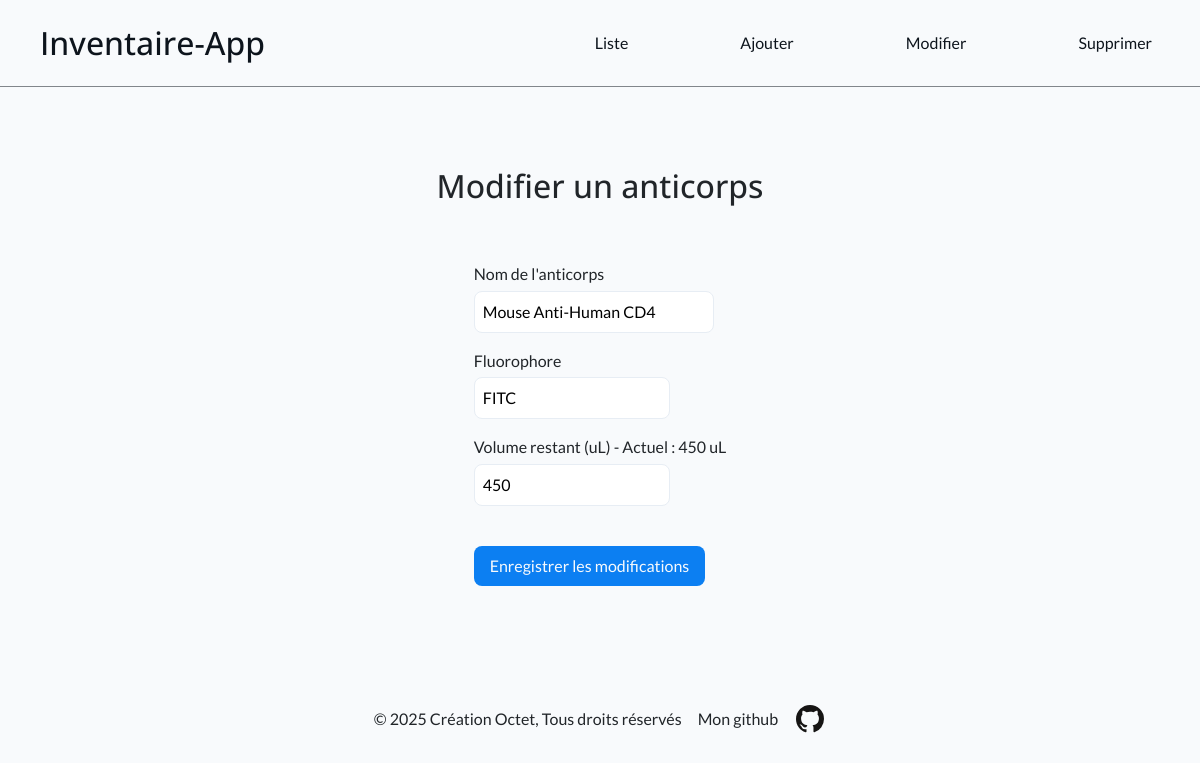
Screenshot of /api/modifier.php?id=4 with the database file from the repository.
### tables this page shows
CREATE TABLE antibody (
    id INTEGER PRIMARY KEY AUTOINCREMENT,
    NomAnticorps VARCHAR (100),
    Fluorophore VARCHAR (10),
    NuméroCatalogue VARCHAR (25),
    Fournisseur VARCHAR (25),
    VolumeInitial INT,
    VolumeRestant INT
);

### api/modifier.php (the view, shortened to what this page needs)
<?php
global $db;
$item_data = null;
$id_a_modifier = filter_input(INPUT_GET, 'id', FILTER_VALIDATE_INT);
if ($id_a_modifier) {
    $select_query = "SELECT id, NomAnticorps, Fluorophore, VolumeRestant FROM antibody WHERE id = :id";
    $select_stmt = $db->prepare($select_query);
    $select_stmt->execute([
            ':id' => $id_a_modifier
    ]);
    $item_data = $select_stmt->fetch(PDO::FETCH_ASSOC);
} else {
    $item_data = false;
}
    require_once "../partials/_header.php";
?>
<main class="api">
    <div id="modify-title-container">
        <h2>Modifier un anticorps</h2>
    </div>
    <div class="form-container">
        <form action="#" method="post">
            <div>
                <?php
                if ($item_data) {
                    echo "<div class='input-container'>";
                    echo "<label for='ab-name'>Nom de l'anticorps</label>";
                    echo "<br>";
                    echo '<input class="text-input" type="text" name="ab-name" id="ab-name" required value="' . htmlspecialchars($item_data['NomAnticorps']) . '"/>';
                    echo "</div>";
                    echo "<div class='input-container'>";
                    echo "<label for='fluo'>Fluorophore</label>";
                    echo "<br>";
                    echo '<input class="text-input" type="text" name="fluo" id="fluo" required value="' . htmlspecialchars($item_data['Fluorophore']) . '"/>';
                    echo "</div>";
                    echo "<div class='input-container'>";
                    echo '<label for="volume-used">Volume restant (uL) - Actuel : ' . htmlspecialchars($item_data['VolumeRestant']) . ' uL</label>';
                    echo '<br>';
                    echo '<input class="text-input" type="text" name="volume-used" id="volume-used" required value="' . htmlspecialchars($item_data['VolumeRestant']) . '"/>';
                    echo "</div>";
                } else {
                    echo "Impossible d'afficher le formulaire de modification. Veuillez sélectionner un anticorps depuis la liste.";
                }
                ?>
            </div>
            <?php if ($item_data): ?>
                <div class='input-container'>
                    <br>
                    <input type="submit" name="submit" id="modify-btn" value="Enregistrer les modifications"/>
                </div>
            <?php endif; ?>
        </form>
    </div>
</main>
<?php
    require_once "../partials/_footer.php";
?>

### assets/style/style.css (style rules this page uses)
:root { --black: #0D141C; --white: #F8FAFC; --gray: #E7EDF4; --blue: #0C7FF2; --green: #388B83; }
* { box-sizing: border-box; }
body { max-height: 100vh; margin: 0; padding: 0; font: 400 100%/150% "Lato", sans-serif !important; background-color: var(--white); }
h2, h3 { font-family: "Open Sans", sans-serif !important; }
main { width: 90%; max-width: 90rem; margin: 0 auto; padding: 1rem; }
@media screen and (min-width: 1024px) { main { min-height: 73vh; } }
.form-container { display: flex; flex-direction: column; justify-content: left; align-items: center; margin-top: 2rem; }
.input-container { margin: 1rem 0.5rem; max-height: 4.5rem; }
.input-container label { margin-bottom: 0.3rem; }
.input-container .text-input { padding: 0.5rem; border: solid var(--gray) 0.1rem; border-radius: 0.5rem; }
#modify-title-container { display: flex; justify-content: center; align-items: center; margin-top: 4rem; }
.input-container #ab-name { min-width: 15rem; }
#modify-btn { padding: 0.5rem 1rem; color: var(--white); background-color: var(--blue); border-radius: 0.5rem; border: none; transition: transform 0.3s; }

### rows the page displays
antibody: ab-name "Mouse Anti-Human CD4", fluo "FITC", VolumeRestant "450", volume-used "450"
